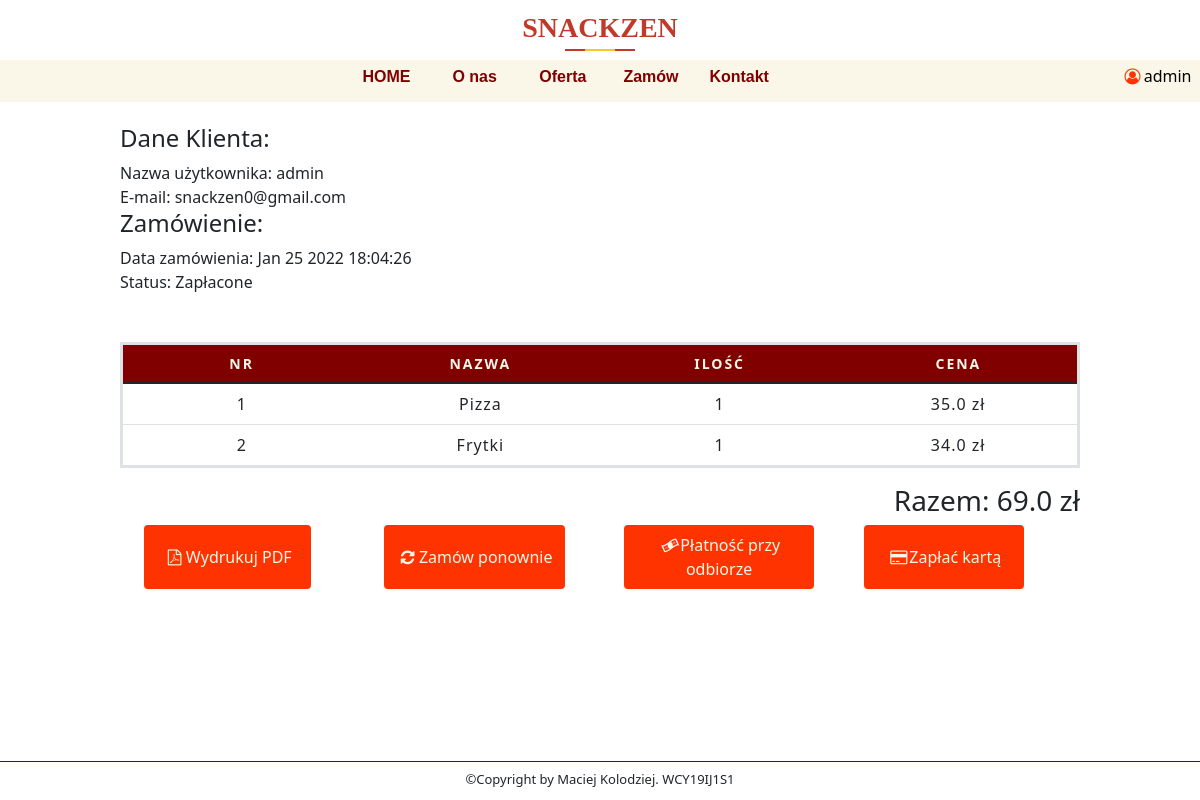
/orders/b14c725d01 (signed in), run on the app's committed database.
### Restaurant/models.py (models this page shows, shortened)
class User(db.Model, UserMixin):
    id = db.Column(db.Integer, primary_key=True)
    username = db.Column(db.String(20), unique=True, nullable=False)
    email = db.Column(db.String(120), unique=True, nullable=False)
    password = db.Column(db.String(60), unique=True)

class CustomerOrder(db.Model):
    id = db.Column(db.Integer, primary_key=True)
    invoice = db.Column(db.String(20), unique=True, nullable=False)
    status = db.Column(db.String(20), default='Niezapłacone', nullable=False)
    customer_id = db.Column(db.String(20), unique=False, nullable=False)
    date_created = db.Column(db.DateTime, default=datetime.utcnow, nullable=False)
    orders = db.Column(JsonEcodedDict)

### Restaurant/routes.py (the view)
@app.route('/orders/<invoice>')
@login_required
def orders(invoice):
    if current_user.is_authenticated:
       total = 0
       customer_id = current_user.id
       customer = User.query.filter_by(id=customer_id).first()
       orders = CustomerOrder.query.filter_by(invoice=invoice).first()
       for _key, product in orders.orders.items():
           total += float(product['price']) * int(product['quantity'])
    else:
        return redirect(url_for('login'))
    return render_template('user-order.html', menu=menu, invoice=invoice, total=str(total), customer=customer, orders=orders)

### Restaurant/models.py (called while the page is built)
@login_manager.user_loader
def load_user(user_id):
    return User.query.get(int(user_id))

    def process_result_value(self, value, dialect):
        if value is None:
            return {}
        else:
            return json.loads(value)

### Restaurant/templates/user-order.html (shortened to what this page needs)
{% extends "layout.html" %}
{% block content %}
    <div style="background-color: white" id="information-box">
        <div class="information-box-content3">
                <h4>Dane Klienta: </h4>
                Nazwa użytkownika: {{ customer.username }} <br>
                E-mail: {{ customer.email }} <br>
                <h4>Zamówienie: </h4>
                Data zamówienia: {{ orders.date_created.strftime("%b %d %Y %H:%M:%S") }} <br>
                Status: {{ orders.status }} <br>
                <br>
                <br>
                    <table class="table">
                    <thead>
                        <th class="text-center">Nr</th>
                        <th class="text-center">Nazwa</th>
                        <th class="text-center">Ilość</th>
                        <th class="text-center">Cena</th>
                    </thead>
                    <tbody>
                        {% for key, product in orders.orders.items() %}
                            <tr>
                                <td>{{ loop.index }}</td>
                                <td>{{ product.name }}</td>
                                <td>{{ product.quantity }}</td>
                                <td>{{ product.price }} zł</td>
                            </tr>
                        {% endfor %}
                    </tbody>
                </table>
                <h3 style ="text-align: right">Razem: {{ total }} zł</h3>
                <div class="buttons">
                    <form class="form-btn" action="{{url_for('get_pdf', invoice=invoice)}}" method="POST">
                        <button class="btn" type='submit'><i class="icon-pdf"></i>Wydrukuj PDF</button>
                    </form>
                    <form class="form-btn" action="{{url_for('order_again', invoice=invoice)}}" method="POST">
                        <button class="btn" type='submit'><i class="icon-update"></i>Zamów ponownie</button>
                    </form>
                    {% if orders.status =='Niezapłacone' and current_user.id|int != orders.customer_id|int %}
                    {% else %}
                    <form class="form-btn" action="{{url_for('payment_delivery')}}" method="POST">
                        <button class="btn" type='submit'><i class="icon-cash"></i>Płatność przy odbiorze</button>
                    </form>
                    <form class="form-btn" action="{{url_for('payment')}}" method="POST">
                        {% set amount =  total.replace('.','') %}
                        {% set amount =  amount + '0' %}
                     <button type="submit" class="btn"><i class="icon-card"></i>Zapłać kartą</button>
                  </form>
                  </div>
                {% endif %}
        </div>
    </div>
{% endblock %}

### Restaurant/templates/layout.html (shortened to what this page needs)
<!DOCTYPE html>
<html lang="en">
<head>
    <link href="https://cdn.jsdelivr.net/npm/bootstrap@5.1.3/dist/css/bootstrap.min.css" rel="stylesheet">
    <link rel= "stylesheet" type= "text/css" href= "{{ url_for('static',filename='styles/style.css') }}">
    <link rel= "stylesheet" type= "text/css" href= "{{ url_for('static',filename='styles/fontello.css') }}">
</head>
<body>
    <div id="top-bar">
        <div id="res_name">
            <div class="page_title text-center">
                <h3 style="font-family: Food">SNACKZEN</h3>
            </div>
        </div>
        <div id="contest-menu">
            {% for el in menu %}
                <a style="font-weight: bold;color:maroon" class="contest-menu-element" href="{{ el.url }}">{{ el.name }} </a>
            {% endfor %}
            {% if current_user.is_authenticated %}
                <div class="contest-menu-element-user">
            <a><i class="icon-user"></i></a>{{ current_user.username }}
            </div>
            {% endif %}
        </div>
    </div>
{% block content %}{% endblock %}
    <footer>
        <p>©Copyright by Maciej Kolodziej. WCY19IJ1S1</p>
    </footer>
</body>
</html>

### Restaurant/static/styles/style.css (style rules this page uses)
body { margin: 0px; height: 100vh; width: 100%; background-color: white; overflow: hidden; }
footer { border-top: groove; border-top-color: #800000; border-width: thin; text-align: center; font-size: small; }
form { width: 100%; display: grid; grid-template-columns: auto auto; grid-gap: 1%; }
footer p { margin-top: 8px; }
#top-bar { position: relative; width: 100%; height: 13%; background-color: white; margin-bottom: .3%; }
#res_name { height: 60%; position: absolute; text-align: center; width: 100%; font-size: 25px; font-weight: lighter; }
#contest-menu { position: absolute; bottom: 2%; background-color: rgb(250,247, 232); text-align: center; width: 100%; height: 40%; }
.contest-menu-element { font-family: Arial Narrow, sans-serif; width: 7%; text-align: center; color: black; display: inline-block; height: 100%; line-height: 2; text-decoration: none; }
.contest-menu-element-user { margin-left: 28%; margin-right: -28%; text-align: center; color: black; display: inline-block; justify-content: right; height: 100%; line-height: 2; text-decoration: none; }
#information-box { height: 81.7%; width: 100%; background-color: rgb(250,247, 232); display: flex; flex-direction: row; justify-content: space-around; }
.information-box-content3 { align-self: center; height: 95%; width: 80%; display: flex; flex-direction: column; justify-content: flex-start; overflow-y: auto; }
.icon-user { color: #ff3300; }
table { table-layout: fixed; width: 100%; border-collapse: collapse; border: 3px solid #800000; }
thead { background-color: #800000; color: rgb(250,247, 232); font-size: 0.875rem; text-transform: uppercase; }
tbody td { text-align: center; }
th { letter-spacing: 2px; border: 1px solid #800000; }
td { letter-spacing: 1px; justify-content: space-between; }
.btn { font-size: 1rem; background-color: #ff3300; color: rgb(250,247, 232); border: maroon; padding: .5rem; }
.buttons { display: flex; flex-direction: row; justify-content: space-around; }
.form-btn { width: 20%; }
.page_title { padding: 0px 0px; }
.page_title h3 { color: #c0392b; font-weight: 700; line-height: 2; margin-bottom: 0; position: relative; text-transform: capitalize; }
.page_title h3::before { background: #c0392b; width: 70px; height: 2px; position: absolute; content: ''; top: 90%; left: 50%; transform: translate(-50%, -50%); }
.page_title h3::after { position: absolute; content: ''; background: #fbc531; width: 30px; height: 2px; top: 90%; left: 50%; transform: translate(-50%, -50%); }

### data on the page
User: username "admin", email "snackzen0@gmail.com"
CustomerOrder: date_created "Jan 25 2022 18:04:26", status "Zapłacone"

### other printed values
{{ el.name }} "HOME" "O nas" "Oferta" "Zamów" "Kontakt"
{{ product.name }} "Pizza" "Frytki"
{{ product.quantity }} "1" "1"
{{ product.price }} "35.0" "34.0"
{{ total }} "69.0"
